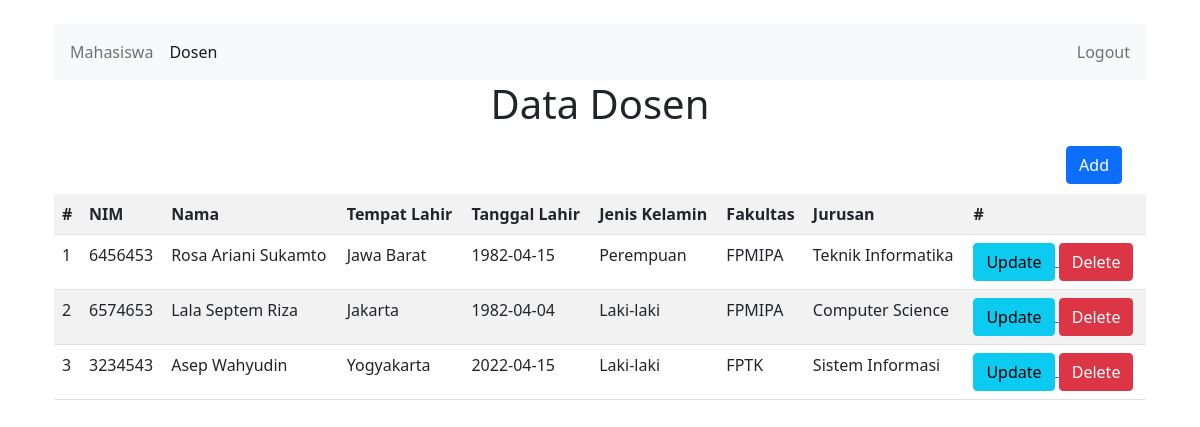
/dosen.php (signed in), run on the app's committed database.
### tables this page shows
CREATE TABLE `dosen` (
  `id` int(11) NOT NULL,
  `nim` char(7) NOT NULL,
  `nama` varchar(100) NOT NULL,
  `tempat_lahir` varchar(50) NOT NULL,
  `tanggal_lahir` date NOT NULL,
  `jenis_kelamin` varchar(50) NOT NULL,
  `fakultas` varchar(50) NOT NULL,
  `jurusan` varchar(50) NOT NULL
);

### functions.php (called while the page is built, shortened)
<?php
$conn = mysqli_connect("localhost", "root", "", "db_universitas");
function select($query)
{
    global $conn;
    $result = mysqli_query($conn, $query);
    $rows = [];
    while ($row = mysqli_fetch_assoc($result)) $rows[] = $row;
    return $rows;
}

### dosen.php (the view, shortened to what this page needs)
<?php
require 'functions.php';
$data = select("SELECT * FROM dosen");
?>
<!DOCTYPE html>
<html lang="en">
<head>
    <link href="https://cdn.jsdelivr.net/npm/bootstrap@5.1.3/dist/css/bootstrap.min.css" rel="stylesheet">
</head>
<body>
    <div class="container p-4">
        <nav class="navbar navbar-expand-lg navbar-light bg-light px-2">
            <div class="collapse navbar-collapse d-flex justify-content-between" id="navbarNav">
                <ul class="navbar-nav">
                    <li class="nav-item">
                        <a class="nav-link" href="index.php">Mahasiswa</a>
                    </li>
                    <li class="nav-item">
                        <a class="nav-link active" href="dosen.php">Dosen</a>
                    </li>
                </ul>
                <ul class="navbar-nav">
                    <li class="nav-item">
                        <a class="nav-link" href="logout.php">Logout</a>
                    </li>
                </ul>
            </div>
        </nav>
        <h1 class="text-center">Data Dosen</h1>
        <a href="createUpdateDosen.php" class="addButtonArea float-end position-relative me-4" style="margin-top: 10px; margin-bottom: 10px; z-index: 10;">
            <button type="button" class="btn btn-primary">Add</button>
        </a>
        <table class="table table-striped">
            <tr>
                <th>#</th>
                <th>NIM</th>
                <th>Nama</th>
                <th>Tempat Lahir</th>
                <th>Tanggal Lahir</th>
                <th>Jenis Kelamin</th>
                <th>Fakultas</th>
                <th>Jurusan</th>
                <th>#</th>
            </tr>
            <?php $no = 1;
            foreach ($data as $row) : ?>
                <tr>
                    <td><?= $no++; ?></td>
                    <td><?= $row["nim"]; ?></td>
                    <td><?= $row["nama"]; ?></td>
                    <td><?= $row["tempat_lahir"]; ?></td>
                    <td><?= $row["tanggal_lahir"]; ?></td>
                    <td><?= $row["jenis_kelamin"]; ?></td>
                    <td><?= $row["fakultas"]; ?></td>
                    <td><?= $row["jurusan"]; ?></td>
                    <td>
                        <a href="createUpdateDosen.php?id=<?= $row['id']; ?>" class="addButtonArea">
                            <button type="button" class="btn btn-info">Update</button>
                        </a>
                        <a href="delete.php?id=<?= $row['id']; ?>&table=dosen" class="addButtonArea">
                            <button type="button" class="btn btn-danger">Delete</button>
                        </a>
                    </td>
                </tr>
            <?php endforeach; ?>
        </table>
    </div>
</body>
</html>

### data on the page
dosen: nim "6456453", nama "Rosa Ariani Sukamto", tempat_lahir "Jawa Barat", tanggal_lahir "1982-04-15", jenis_kelamin "Perempuan", fakultas "FPMIPA", jurusan "Teknik Informatika"
dosen: nim "6574653", nama "Lala Septem Riza", tempat_lahir "Jakarta", tanggal_lahir "1982-04-04", jenis_kelamin "Laki-laki", fakultas "FPMIPA", jurusan "Computer Science"
dosen: nim "3234543", nama "Asep Wahyudin", tempat_lahir "Yogyakarta", tanggal_lahir "2022-04-15", jenis_kelamin "Laki-laki", fakultas "FPTK", jurusan "Sistem Informasi"
